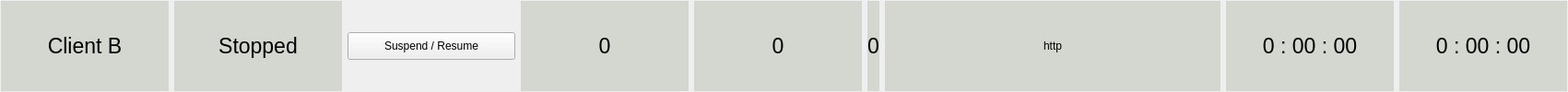
            <widget class="QWidget" name="client2_widget" native="true">
             <property name="sizePolicy">
              <sizepolicy hsizetype="Preferred" vsizetype="Fixed">
               <horstretch>0</horstretch>
               <verstretch>0</verstretch>
              </sizepolicy>
             </property>
             <property name="minimumSize">
              <size>
               <width>0</width>
               <height>50</height>
              </size>
             </property>
             <layout class="QHBoxLayout" name="horizontalLayout_20">
              <property name="leftMargin">
               <number>1</number>
              </property>
              <property name="topMargin">
               <number>1</number>
              </property>
              <property name="rightMargin">
               <number>1</number>
              </property>
              <property name="bottomMargin">
               <number>1</number>
              </property>
              <item>
               <widget class="QLabel" name="client2_name">
                <property name="minimumSize">
                 <size>
                  <width>182</width>
                  <height>0</height>
                 </size>
                </property>
                <property name="font">
                 <font>
                  <pointsize>17</pointsize>
                 </font>
                </property>
                <property name="styleSheet">
                 <string notr="true">background-color: rgb(211, 215, 207);</string>
                </property>
                <property name="text">
                 <string>Client B</string>
                </property>
                <property name="alignment">
                 <set>Qt::AlignCenter</set>
                </property>
               </widget>
              </item>
              <item>
               <widget class="QLabel" name="client2_state">
                <property name="minimumSize">
                 <size>
                  <width>182</width>
                  <height>0</height>
                 </size>
                </property>
                <property name="font">
                 <font>
                  <pointsize>17</pointsize>
                 </font>
                </property>
                <property name="styleSheet">
                 <string notr="true">background-color: rgb(211, 215, 207);</string>
                </property>
                <property name="text">
                 <string>Stopped</string>
                </property>
                <property name="alignment">
                 <set>Qt::AlignCenter</set>
                </property>
               </widget>
              </item>
              <item>
               <widget class="QPushButton" name="client2_switch">
                <property name="minimumSize">
                 <size>
                  <width>182</width>
                  <height>30</height>
                 </size>
                </property>
                <property name="text">
                 <string>Suspend / Resume</string>
                </property>
               </widget>
              </item>
              <item>
               <widget class="QLabel" name="client2_crawled_count">
                <property name="sizePolicy">
                 <sizepolicy hsizetype="Fixed" vsizetype="Preferred">
                  <horstretch>0</horstretch>
                  <verstretch>0</verstretch>
                 </sizepolicy>
                </property>
                <property name="minimumSize">
                 <size>
                  <width>182</width>
                  <height>0</height>
                 </size>
                </property>
                <property name="font">
                 <font>
                  <pointsize>17</pointsize>
                 </font>
                </property>
                <property name="styleSheet">
                 <string notr="true">background-color: rgb(211, 215, 207);</string>
                </property>
                <property name="text">
                 <string>0</string>
                </property>
                <property name="alignment">
                 <set>Qt::AlignCenter</set>
                </property>
               </widget>
              </item>
              <item>
               <widget class="QLabel" name="client2_failure_count">
                <property name="sizePolicy">
                 <sizepolicy hsizetype="Fixed" vsizetype="Preferred">
                  <horstretch>0</horstretch>
                  <verstretch>0</verstretch>
                 </sizepolicy>
                </property>
                <property name="minimumSize">
                 <size>
                  <width>182</width>
                  <height>0</height>
                 </size>
                </property>
                <property name="font">
                 <font>
                  <pointsize>17</pointsize>
                 </font>
                </property>
                <property name="styleSheet">
                 <string notr="true">background-color: rgb(211, 215, 207);</string>
                </property>
                <property name="text">
                 <string>0</string>
                </property>
                <property name="alignment">
                 <set>Qt::AlignCenter</set>
                </property>
               </widget>
              </item>
              <item>
               <widget class="QLabel" name="client2_failure_rate">
                <property name="font">
                 <font>
                  <pointsize>17</pointsize>
                 </font>
                </property>
                <property name="styleSheet">
                 <string notr="true">background-color: rgb(211, 215, 207);</string>
                </property>
                <property name="text">
                 <string>0</string>
                </property>
                <property name="alignment">
                 <set>Qt::AlignCenter</set>
                </property>
               </widget>
              </item>
              <item>
               <widget class="QLabel" name="client2_url">
                <property name="minimumSize">
                 <size>
                  <width>364</width>
                  <height>0</height>
                 </size>
                </property>
                <property name="font">
                 <font>
                  <pointsize>9</pointsize>
                 </font>
                </property>
                <property name="styleSheet">
                 <string notr="true">background-color: rgb(211, 215, 207);</string>
                </property>
                <property name="text">
                 <string>http</string>
                </property>
                <property name="alignment">
                 <set>Qt::AlignCenter</set>
                </property>
               </widget>
              </item>
              <item>
               <widget class="QLabel" name="client2_crawled_time">
                <property name="minimumSize">
                 <size>
                  <width>182</width>
                  <height>0</height>
                 </size>
                </property>
                <property name="font">
                 <font>
                  <pointsize>17</pointsize>
                 </font>
                </property>
                <property name="styleSheet">
                 <string notr="true">background-color: rgb(211, 215, 207);</string>
                </property>
                <property name="text">
                 <string>0 : 00 : 00</string>
                </property>
                <property name="alignment">
                 <set>Qt::AlignCenter</set>
                </property>
               </widget>
              </item>
              <item>
               <widget class="QLabel" name="client2_begin_time">
                <property name="minimumSize">
                 <size>
                  <width>182</width>
                  <height>0</height>
                 </size>
                </property>
                <property name="font">
                 <font>
                  <pointsize>17</pointsize>
                 </font>
                </property>
                <property name="styleSheet">
                 <string notr="true">background-color: rgb(211, 215, 207);</string>
                </property>
                <property name="text">
                 <string>0 : 00 : 00</string>
                </property>
                <property name="alignment">
                 <set>Qt::AlignCenter</set>
                </property>
               </widget>
              </item>
             </layout>
            </widget>
